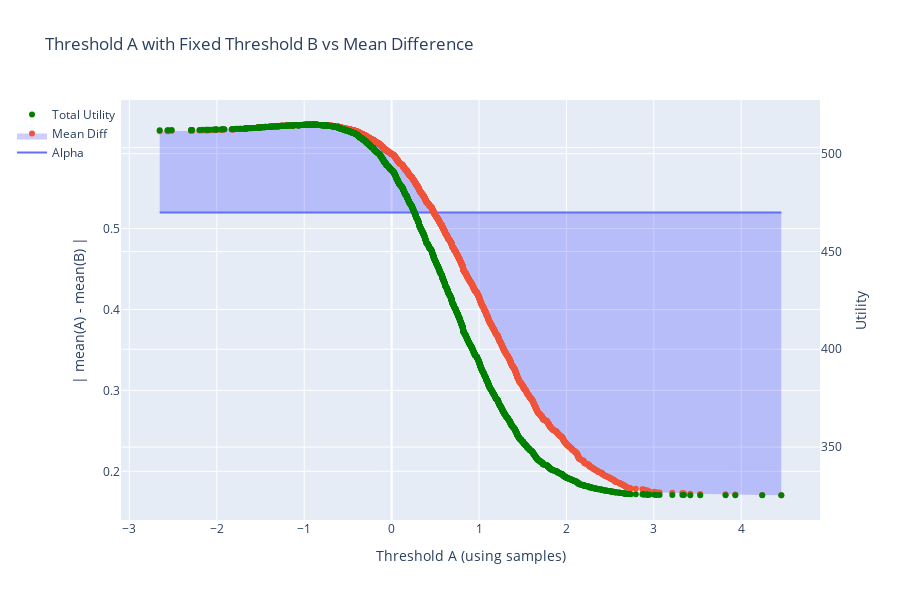

Notebook cell for this chart:
### Code cell
# Experiment 2
from experiment_2 import experiment_2
test_alpha = 0.52
ex2a, ex2b = experiment_2(a, b, u_plus, u_minus, c_plus, c_minus, test_alpha, w_a, w_b, thresh_B, a, alphas)
ex2a.update_layout(
    xaxis_title ='Threshold A (using samples)'
)
ex2a.show()
#ex2b.show()

trace1 = ex2a.data[1]
trace2 = ex2a.data[2]
mean_diffs = dict(zip(trace1.x, trace1.y))
utilities = dict(zip(trace2.x, trace2.y))

y_thresh_A = np.array(y_thresh_A)
y_thresh_B = np.array(y_thresh_B)
x_alphas = np.array(x_alphas)
indices = np.where(y_thresh_A < y_thresh_B)[0]
test_alphas  = x_alphas[indices]
print(test_alphas)
#test_alphas = np.arange(0.54, 0.63, 0.01)
results = []

for test_alpha in test_alphas:
    # Filter mean_diffs under current threshold
    filtered = {k: v for k, v in mean_diffs.items() if v < test_alpha}

    # Find before and after keys
    before_keys = [k for k in filtered if k < 0]
    after_keys = [k for k in filtered if k > 0]

    before = max(before_keys) if before_keys else None
    after = min(after_keys) if after_keys else None

    if before is not None and after is not None:
        # Prepare data
        utility_before = utilities[before]
        utility_after = utilities[after]
        utility_diff = np.abs(utility_after - utility_before)

        # Build vertical block
        block = pd.DataFrame([
            {
                'Test Alpha': round(test_alpha, 3),
                'Side': 'Negative',
                'Threshold': before,
                'Mean Difference': mean_diffs[before],
                'Utility': utility_before
            },
            {
                'Test Alpha': round(test_alpha, 3),
                'Side': 'Positive',
                'Threshold': after,
                'Mean Difference': mean_diffs[after],
                'Utility': utility_after
            },
            {
                'Test Alpha': round(test_alpha, 3),
                'Side': 'Δ Utility',
                'Threshold': '',
                'Mean Difference': '',
                'Utility': utility_diff
            }
        ])

        print(block.to_string(index=False))
        print("--------")

### Figure 1 — Plotly figure (JSON) as saved in the notebook; plotly's stock layout.template omitted (floating-point values rounded to 4 significant figures; data arrays with more than 128 entries replaced by an {"elided": "..."} marker saying what was removed)
{"data": [{"mode": "lines", "name": "Alpha", "type": "scatter", "x": {"elided": "2500 float values"}, "y": {"elided": "2500 float values"}}, {"fill": "tonexty", "fillcolor": "rgba(0,0,255,0.2)", "mode": "markers", "name": "Mean Diff", "type": "scatter", "x": {"elided": "2500 float values"}, "y": {"elided": "2500 float values"}}, {"marker": {"color": "green"}, "mode": "markers", "name": "Total Utility", "type": "scatter", "x": {"elided": "2500 float values"}, "y": {"elided": "2500 float values"}, "yaxis": "y2"}], "layout": {"height": 600, "legend": {"x": 0, "xanchor": "right", "yanchor": "top"}, "showlegend": true, "title": {"text": "Threshold A with Fixed Threshold B vs Mean Difference"}, "xaxis": {"title": {"text": "Threshold A (using samples)"}}, "yaxis": {"title": {"text": "| mean(A) - mean(B) |"}}, "yaxis2": {"overlaying": "y", "side": "right", "title": {"text": "Utility"}}}}
